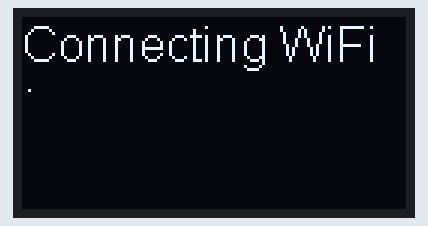
Bench run of a sketch on a simulated ESP32. Shown: 128×64 one-colour display. WiFi joins after 1.5 s; servers stay silent unless stated.

Above: at 1.1 s.
At 3.1 s:
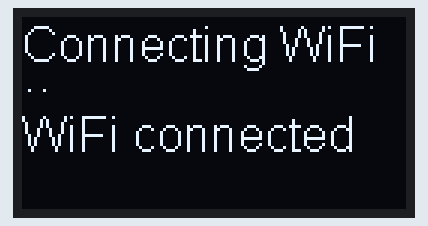
At 5.3 s:
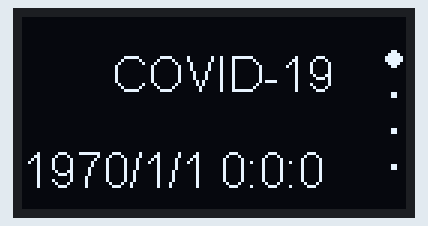
At 10.3 s:
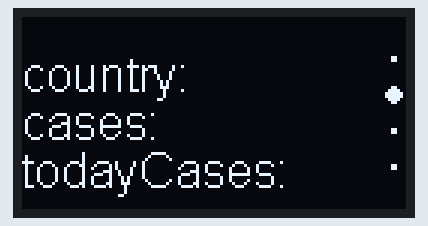
At 20.3 s:
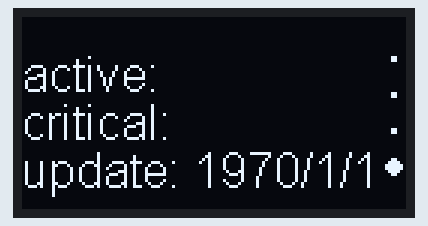
At 35.3 s:
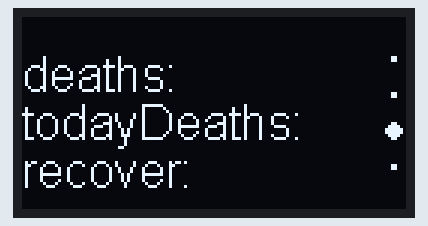

Measured:
- what the display in image 1 shows lasts 2.2 s, from 3.1 s to 5.3 s
- what the display in image 2 shows lasts 4.6 s, from 5.3 s to 9.9 s

The sketch:

esp32_covid_oled.ino
```cpp
#include <WiFi.h>
#include <HTTPClient.h>

const char* ssid     = "YOUR_SSID";
const char* password = "YOUR_PASSWORD";

#include <TimeLib.h>

#include <Wire.h>  // Only needed for Arduino 1.6.5 and earlier
#include "SSD1306Wire.h" // legacy include: `#include "SSD1306.h"`
#include "OLEDDisplayUi.h"

unsigned long previousMillis;
String country, cases, todayCases, deaths, todayDeaths, recovered, active, critical, updated;
unsigned long t_unix_date;

SSD1306Wire  display(0x3c, 5, 4);

OLEDDisplayUi ui     ( &display );

void drawFrame1(OLEDDisplay *display, OLEDDisplayUiState* state, int16_t x, int16_t y) {
  display->setTextAlignment(TEXT_ALIGN_LEFT);
  display->setFont(ArialMT_Plain_16);
  display->drawString(30 + x, 10 + y, "COVID-19");
  display->drawString(30 + x, 26 + y, country);
  //display->setFont(ArialMT_Plain_10);
  display->drawString(0 + x, 42 + y, String(year(t_unix_date)) + "/" + String(month(t_unix_date)) + "/" + String(day(t_unix_date)) + " "+ String(hour(t_unix_date))+":" + String(minute(t_unix_date))+":" + String(second(t_unix_date)));
}
void drawFrame2(OLEDDisplay *display, OLEDDisplayUiState* state, int16_t x, int16_t y) {
  display->setTextAlignment(TEXT_ALIGN_LEFT);
  display->setFont(ArialMT_Plain_16);
  display->drawString(0 + x, 10 + y, "country: " + String(country));
  display->drawString(0 + x, 26 + y, "cases: " + String(cases)) ;
  display->drawString(0 + x, 42 + y, "todayCases: " + String(todayCases));
}

void drawFrame3(OLEDDisplay *display, OLEDDisplayUiState* state, int16_t x, int16_t y) {
  display->setTextAlignment(TEXT_ALIGN_LEFT);
  display->setFont(ArialMT_Plain_16);
  display->drawString(0 + x, 10 + y, "deaths: " + String(deaths));
  display->drawString(0 + x, 26 + y, "todayDeaths: " + String(todayDeaths)) ;
  display->drawString(0 + x, 42 + y, "recover: " + String(recovered));
}

void drawFrame4(OLEDDisplay *display, OLEDDisplayUiState* state, int16_t x, int16_t y) {
  display->setTextAlignment(TEXT_ALIGN_LEFT);
  display->setFont(ArialMT_Plain_16);
  display->drawString(0 + x, 10 + y, "active: " + String(active));
  display->drawString(0 + x, 26 + y, "critical: " + String(critical)) ;
  display->drawString(0 + x, 42 + y, "update: " + String(year(t_unix_date)) + "/" + String(month(t_unix_date)) + "/" + String(day(t_unix_date)));
}


FrameCallback frames[] = {drawFrame1, drawFrame2, drawFrame3, drawFrame4};
int frameCount = 4;

void setup() {

  int i;
  ui.setTargetFPS(30);
  ui.setIndicatorPosition(RIGHT);
  ui.setIndicatorDirection(LEFT_RIGHT);
  ui.setFrameAnimation(SLIDE_DOWN);
  ui.setFrames(frames, frameCount);
  ui.init();
  display.clear();
  //display.flipScreenVertically();

  display.init();
  display.setTextAlignment(TEXT_ALIGN_LEFT);
  display.setFont(ArialMT_Plain_16);
  display.drawString(0, 0, "Connecting WiFi");

  WiFi.begin(ssid, password);

  while (WiFi.status() != WL_CONNECTED) {
    delay(1000);
    display.drawString(0 + i, 10, ".");
    i += 5;
    display.display();
  }
  delay(1000);
  display.drawString(0, 30, "WiFi connected");
  display.display();
  httpget();
  delay(2000);
}


void loop() {
  if (millis() - previousMillis >= 10000)
  {
    previousMillis = millis();
    httpget();
  }

  int remainingTimeBudget = ui.update();
  if (remainingTimeBudget > 0) {
    delay(remainingTimeBudget);
  }
}

void httpget()
{
  if ((WiFi.status() == WL_CONNECTED)) { //Check the current connection status
    HTTPClient http;
    http.begin("https://corona.lmao.ninja/v2/countries/THA"); //Specify the URL
    int httpCode = http.GET();                             //Make the request
    if (httpCode > 0) { //Check for the returning code
      String payload = http.getString();
      String Data[45];
      int count = 0, lastIndex = 0;
      for (int i = 0; i < payload.length(); i++)
      {
        if (payload.substring(i, i + 1) == "\"")
        {
          Data[count] = payload.substring(lastIndex, i);
          lastIndex = i + 1;
          count++;
        }
        else
        {
          Data[count] = payload.substring(lastIndex, payload.length());
        }

        updated = Data[2].substring(1, Data[2].length() - 4);
        country = Data[5];
        cases = Data[28].substring(1, Data[28].length() - 1);
        todayCases = Data[30].substring(1, Data[30].length() - 1);
        deaths = Data[32].substring(1, Data[32].length() - 1);
        todayDeaths = Data[34].substring(1, Data[34].length() - 1);
        recovered = Data[36].substring(1, Data[36].length() - 1);
        active = Data[38].substring(1, Data[38].length() - 1);
        critical = Data[40].substring(1, Data[40].length() - 1);

        t_unix_date = atol(updated.c_str())+25200;
      }
    }
    else {
    }
    http.end(); //Free the resources
  }
}
```
